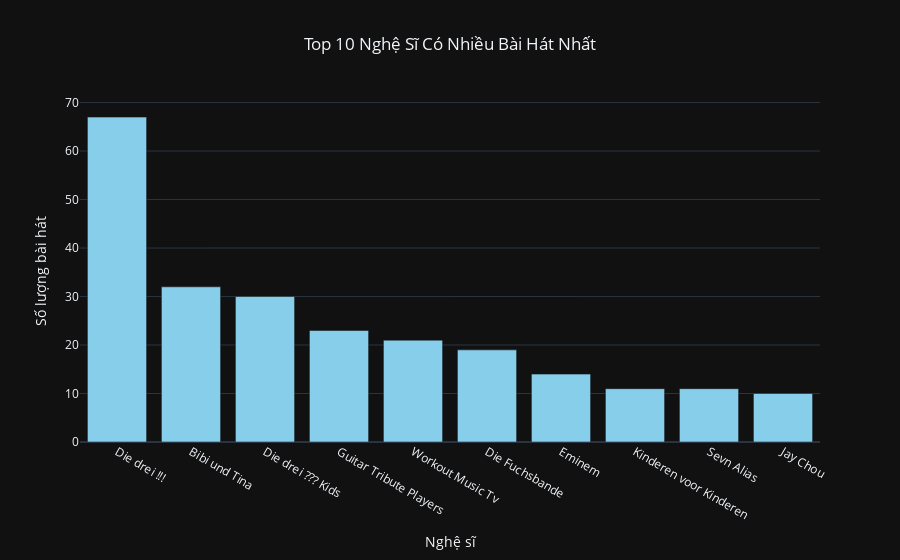

Here is the notebook cell this chart was saved with:
### Markdown cell above
##### 2) Top 10 nghệ sĩ có nhiều bài hát nhất

### Code cell
top_artists = df_eda['artist_name'].value_counts().head(10)

fig = go.Figure(data=[
    go.Bar(x=top_artists.index, y=top_artists.values, marker=dict(color='skyblue'))
])

fig.update_layout(title_text='Top 10 Nghệ Sĩ Có Nhiều Bài Hát Nhất',
                  xaxis_title='Nghệ sĩ',
                  yaxis_title='Số lượng bài hát',
                  template='plotly_dark', title_x=0.5)
fig.show()

### Figure 1 — Plotly figure (JSON) as saved in the notebook; plotly's stock layout.template omitted (floating-point values rounded to 4 significant figures)
{"data": [{"marker": {"color": "skyblue"}, "type": "bar", "x": ["Die drei !!!", "Bibi und Tina", "Die drei ??? Kids", "Guitar Tribute Players", "Workout Music Tv", "Die Fuchsbande", "Eminem", "Kinderen voor Kinderen", "Sevn Alias", "Jay Chou"], "y": [67, 32, 30, 23, 21, 19, 14, 11, 11, 10]}], "layout": {"title": {"text": "Top 10 Nghệ Sĩ Có Nhiều Bài Hát Nhất", "x": 0.5}, "xaxis": {"title": {"text": "Nghệ sĩ"}}, "yaxis": {"title": {"text": "Số lượng bài hát"}}}}
